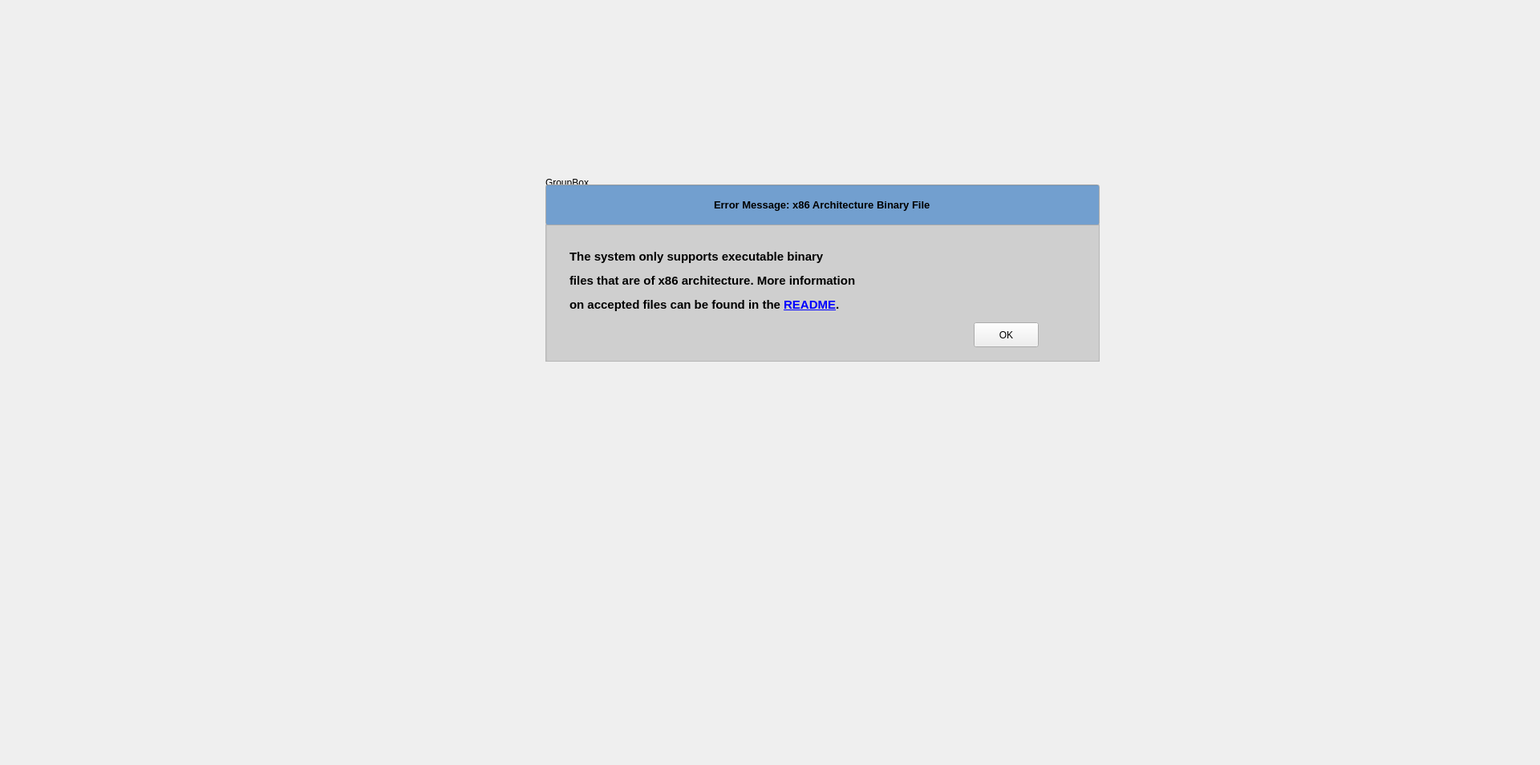
<?xml version="1.0" encoding="UTF-8"?>
<ui version="4.0">
 <class>DockWidget</class>
 <widget class="QDockWidget" name="DockWidget">
  <property name="geometry">
   <rect>
    <x>0</x>
    <y>0</y>
    <width>1920</width>
    <height>954</height>
   </rect>
  </property>
  <property name="palette">
   <palette>
    <active>
     <colorrole role="Base">
      <brush brushstyle="SolidPattern">
       <color alpha="142">
        <red>184</red>
        <green>184</green>
        <blue>184</blue>
       </color>
      </brush>
     </colorrole>
    </active>
    <inactive>
     <colorrole role="Base">
      <brush brushstyle="SolidPattern">
       <color alpha="142">
        <red>184</red>
        <green>184</green>
        <blue>184</blue>
       </color>
      </brush>
     </colorrole>
    </inactive>
    <disabled>
     <colorrole role="Base">
      <brush brushstyle="SolidPattern">
       <color alpha="255">
        <red>255</red>
        <green>255</green>
        <blue>255</blue>
       </color>
      </brush>
     </colorrole>
    </disabled>
   </palette>
  </property>
  <property name="windowTitle">
   <string>DockWidget</string>
  </property>
  <widget class="QWidget" name="dockWidgetContents">
   <widget class="QGroupBox" name="groupBox">
    <property name="geometry">
     <rect>
      <x>680</x>
      <y>220</y>
      <width>691</width>
      <height>231</height>
     </rect>
    </property>
    <property name="title">
     <string>GroupBox</string>
    </property>
    <widget class="QLineEdit" name="PluginView_4">
     <property name="geometry">
      <rect>
       <x>0</x>
       <y>10</y>
       <width>691</width>
       <height>51</height>
      </rect>
     </property>
     <property name="palette">
      <palette>
       <active>
        <colorrole role="Base">
         <brush brushstyle="SolidPattern">
          <color alpha="255">
           <red>114</red>
           <green>159</green>
           <blue>207</blue>
          </color>
         </brush>
        </colorrole>
       </active>
       <inactive>
        <colorrole role="Base">
         <brush brushstyle="SolidPattern">
          <color alpha="255">
           <red>114</red>
           <green>159</green>
           <blue>207</blue>
          </color>
         </brush>
        </colorrole>
       </inactive>
       <disabled>
        <colorrole role="Base">
         <brush brushstyle="SolidPattern">
          <color alpha="255">
           <red>255</red>
           <green>255</green>
           <blue>255</blue>
          </color>
         </brush>
        </colorrole>
       </disabled>
      </palette>
     </property>
     <property name="font">
      <font>
       <pointsize>10</pointsize>
       <weight>75</weight>
       <bold>true</bold>
      </font>
     </property>
     <property name="autoFillBackground">
      <bool>false</bool>
     </property>
     <property name="text">
      <string>Error Message: x86 Architecture Binary File</string>
     </property>
     <property name="alignment">
      <set>Qt::AlignCenter</set>
     </property>
     <property name="readOnly">
      <bool>true</bool>
     </property>
    </widget>
    <widget class="QColumnView" name="PluginView_3">
     <property name="geometry">
      <rect>
       <x>0</x>
       <y>60</y>
       <width>691</width>
       <height>171</height>
      </rect>
     </property>
     <property name="palette">
      <palette>
       <active>
        <colorrole role="Base">
         <brush brushstyle="SolidPattern">
          <color alpha="142">
           <red>184</red>
           <green>184</green>
           <blue>184</blue>
          </color>
         </brush>
        </colorrole>
       </active>
       <inactive>
        <colorrole role="Base">
         <brush brushstyle="SolidPattern">
          <color alpha="142">
           <red>184</red>
           <green>184</green>
           <blue>184</blue>
          </color>
         </brush>
        </colorrole>
       </inactive>
       <disabled>
        <colorrole role="Base">
         <brush brushstyle="SolidPattern">
          <color alpha="255">
           <red>255</red>
           <green>255</green>
           <blue>255</blue>
          </color>
         </brush>
        </colorrole>
       </disabled>
      </palette>
     </property>
    </widget>
    <widget class="QPushButton" name="pushButton">
     <property name="geometry">
      <rect>
       <x>534</x>
       <y>182</y>
       <width>81</width>
       <height>31</height>
      </rect>
     </property>
     <property name="text">
      <string>OK</string>
     </property>
    </widget>
    <widget class="QLabel" name="label">
     <property name="geometry">
      <rect>
       <x>30</x>
       <y>80</y>
       <width>501</width>
       <height>101</height>
      </rect>
     </property>
     <property name="text">
      <string>&lt;html&gt;&lt;head/&gt;&lt;body&gt;&lt;p&gt;&lt;span style=&quot; font-size:11pt; font-weight:600;&quot;&gt;The system only supports executable binary &lt;/span&gt;&lt;/p&gt;&lt;p&gt;&lt;span style=&quot; font-size:11pt; font-weight:600;&quot;&gt;files that are of x86 architecture. More information &lt;/span&gt;&lt;/p&gt;&lt;p&gt;&lt;span style=&quot; font-size:11pt; font-weight:600;&quot;&gt;on accepted files can be found in the &lt;/span&gt;&lt;span style=&quot; font-size:11pt; font-weight:600; text-decoration: underline; color:#0000ff;&quot;&gt;README&lt;/span&gt;&lt;span style=&quot; font-size:11pt; font-weight:600;&quot;&gt;.&lt;/span&gt;&lt;/p&gt;&lt;/body&gt;&lt;/html&gt;</string>
     </property>
     <property name="textFormat">
      <enum>Qt::AutoText</enum>
     </property>
    </widget>
    <zorder>PluginView_3</zorder>
    <zorder>PluginView_4</zorder>
    <zorder>pushButton</zorder>
    <zorder>label</zorder>
   </widget>
  </widget>
 </widget>
 <resources/>
 <connections/>
</ui>
